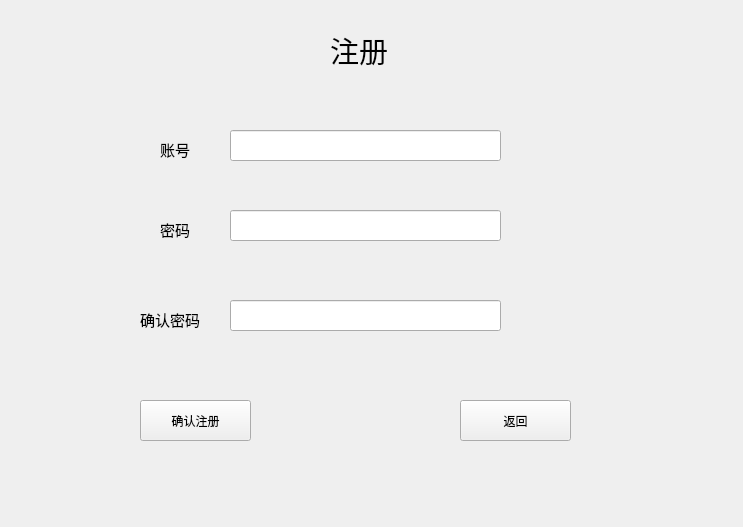
<?xml version="1.0" encoding="UTF-8"?>
<ui version="4.0">
 <class>Registering</class>
 <widget class="QWidget" name="Registering">
  <property name="geometry">
   <rect>
    <x>0</x>
    <y>0</y>
    <width>743</width>
    <height>527</height>
   </rect>
  </property>
  <property name="windowTitle">
   <string>Form</string>
  </property>
  <widget class="QLabel" name="label">
   <property name="geometry">
    <rect>
     <x>330</x>
     <y>30</y>
     <width>121</width>
     <height>41</height>
    </rect>
   </property>
   <property name="font">
    <font>
     <pointsize>22</pointsize>
    </font>
   </property>
   <property name="text">
    <string>注册</string>
   </property>
  </widget>
  <widget class="QLabel" name="label_2">
   <property name="geometry">
    <rect>
     <x>160</x>
     <y>140</y>
     <width>69</width>
     <height>19</height>
    </rect>
   </property>
   <property name="font">
    <font>
     <pointsize>11</pointsize>
    </font>
   </property>
   <property name="text">
    <string>账号</string>
   </property>
  </widget>
  <widget class="QLineEdit" name="accountEdit">
   <property name="geometry">
    <rect>
     <x>230</x>
     <y>130</y>
     <width>271</width>
     <height>31</height>
    </rect>
   </property>
  </widget>
  <widget class="QLineEdit" name="passwdEdit">
   <property name="geometry">
    <rect>
     <x>230</x>
     <y>210</y>
     <width>271</width>
     <height>31</height>
    </rect>
   </property>
  </widget>
  <widget class="QLabel" name="label_3">
   <property name="geometry">
    <rect>
     <x>160</x>
     <y>220</y>
     <width>69</width>
     <height>19</height>
    </rect>
   </property>
   <property name="font">
    <font>
     <pointsize>11</pointsize>
    </font>
   </property>
   <property name="text">
    <string>密码</string>
   </property>
  </widget>
  <widget class="QLineEdit" name="ensureEdit">
   <property name="geometry">
    <rect>
     <x>230</x>
     <y>300</y>
     <width>271</width>
     <height>31</height>
    </rect>
   </property>
  </widget>
  <widget class="QLabel" name="label_4">
   <property name="geometry">
    <rect>
     <x>140</x>
     <y>310</y>
     <width>81</width>
     <height>19</height>
    </rect>
   </property>
   <property name="font">
    <font>
     <pointsize>11</pointsize>
    </font>
   </property>
   <property name="text">
    <string>确认密码</string>
   </property>
  </widget>
  <widget class="QPushButton" name="registerButton">
   <property name="geometry">
    <rect>
     <x>140</x>
     <y>400</y>
     <width>111</width>
     <height>41</height>
    </rect>
   </property>
   <property name="text">
    <string>确认注册</string>
   </property>
  </widget>
  <widget class="QPushButton" name="returnButton">
   <property name="geometry">
    <rect>
     <x>460</x>
     <y>400</y>
     <width>111</width>
     <height>41</height>
    </rect>
   </property>
   <property name="text">
    <string>返回</string>
   </property>
  </widget>
 </widget>
 <resources/>
 <connections/>
</ui>
